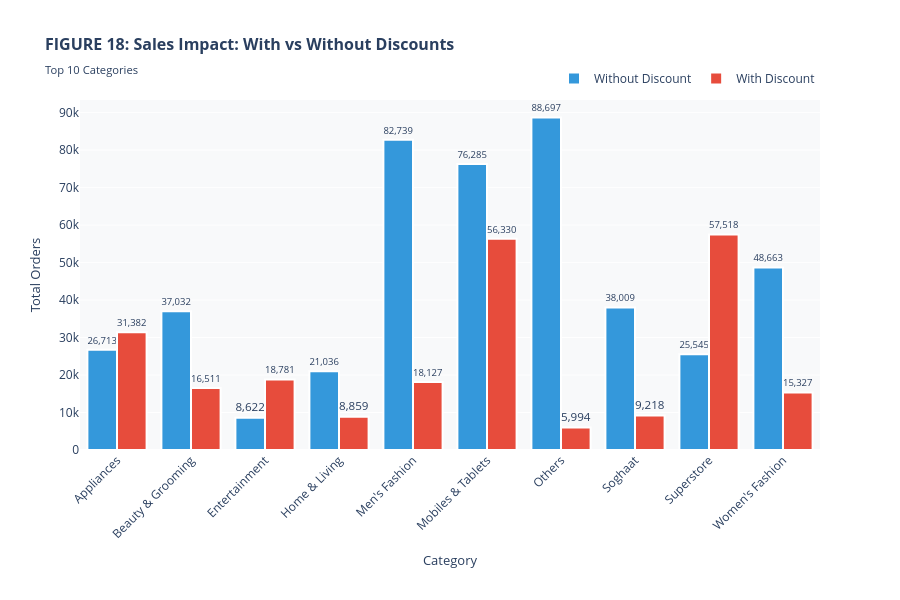

Source (notebook cell):
### Code cell
# discount indicator
if 'discount_amount' in df.columns:
    df['has_discount'] = df['discount_amount'] > 0
else:
    df['has_discount'] = 0
# Get top 10 categories by total sales
top_cats = df.groupby('category_name')['qty_ordered'].sum().nlargest(10).index

# Filter and aggregate
disc_sales = (
    df[df['category_name'].isin(top_cats)]
    .groupby(['category_name', 'has_discount'])['qty_ordered']
    .sum()
    .reset_index()
)

# Rename for clarity
disc_sales['discount_status'] = disc_sales['has_discount'].map({
    True: 'With Discount',
    False: 'Without Discount'
})

# Create grouped bar chart
fig = px.bar(
    disc_sales,
    x='category_name',
    y='qty_ordered',
    color='discount_status',
    barmode='group',
    title='<b>FIGURE 18: Sales Impact: With vs Without Discounts</b><br><sub>Top 10 Categories</sub>',
    labels={
        'category_name': 'Category',
        'qty_ordered': 'Total Orders',
        'discount_status': 'Discount Status'
    },
    color_discrete_map={
        'With Discount': '#E74C3C',      # Red
        'Without Discount': '#3498DB'    # Blue
    },
    text='qty_ordered'
)

fig.update_traces(
    texttemplate='%{text:,}',
    textposition='outside',
    marker_line_color='white',
    marker_line_width=2
)

fig.update_layout(
    plot_bgcolor='#F8F9FA',
    xaxis_tickangle=-45,
    font=dict(size=12),
    title_font_size=16,
    xaxis_title_font_size=13,
    yaxis_title_font_size=13,
    legend=dict(
        title='',
        orientation='h',
        yanchor='bottom',
        y=1.02,
        xanchor='right',
        x=1
    ),
    height=600,
    margin=dict(b=150, t=100)
)

fig.show()

### Figure 1 — Plotly figure (JSON) as saved in the notebook; plotly's stock layout.template omitted (floating-point values rounded to 4 significant figures)
{"data": [{"alignmentgroup": "True", "hovertemplate": "Discount Status=Without Discount<br>Category=%{x}<br>Total Orders=%{text}<extra></extra>", "legendgroup": "Without Discount", "marker": {"color": "#3498DB", "line": {"color": "white", "width": 2}, "pattern": {"shape": ""}}, "name": "Without Discount", "offsetgroup": "Without Discount", "orientation": "v", "showlegend": true, "text": [26710.0, 37030.0, 8622.0, 21040.0, 82740.0, 76280.0, 88700.0, 38010.0, 25540.0, 48660.0], "textposition": "outside", "texttemplate": "%{text:,}", "type": "bar", "x": ["Appliances", "Beauty & Grooming", "Entertainment", "Home & Living", "Men's Fashion", "Mobiles & Tablets", "Others", "Soghaat", "Superstore", "Women's Fashion"], "xaxis": "x", "y": [26713, 37032, 8622, 21036, 82739, 76285, 88697, 38009, 25545, 48663], "yaxis": "y"}, {"alignmentgroup": "True", "hovertemplate": "Discount Status=With Discount<br>Category=%{x}<br>Total Orders=%{text}<extra></extra>", "legendgroup": "With Discount", "marker": {"color": "#E74C3C", "line": {"color": "white", "width": 2}, "pattern": {"shape": ""}}, "name": "With Discount", "offsetgroup": "With Discount", "orientation": "v", "showlegend": true, "text": [31380.0, 16510.0, 18780.0, 8859.0, 18130.0, 56330.0, 5994.0, 9218.0, 57520.0, 15330.0], "textposition": "outside", "texttemplate": "%{text:,}", "type": "bar", "x": ["Appliances", "Beauty & Grooming", "Entertainment", "Home & Living", "Men's Fashion", "Mobiles & Tablets", "Others", "Soghaat", "Superstore", "Women's Fashion"], "xaxis": "x", "y": [31382, 16511, 18781, 8859, 18127, 56330, 5994, 9218, 57518, 15327], "yaxis": "y"}], "layout": {"barmode": "group", "font": {"size": 12}, "height": 600, "legend": {"orientation": "h", "title": {"text": ""}, "tracegroupgap": 0, "x": 1, "xanchor": "right", "y": 1.02, "yanchor": "bottom"}, "margin": {"b": 150, "t": 100}, "plot_bgcolor": "#F8F9FA", "title": {"font": {"size": 16}, "text": "<b>FIGURE 18: Sales Impact: With vs Without Discounts</b><br><sub>Top 10 Categories</sub>"}, "xaxis": {"anchor": "y", "domain": [0, 1], "tickangle": -45, "title": {"font": {"size": 13}, "text": "Category"}}, "yaxis": {"anchor": "x", "domain": [0, 1], "title": {"font": {"size": 13}, "text": "Total Orders"}}}}
